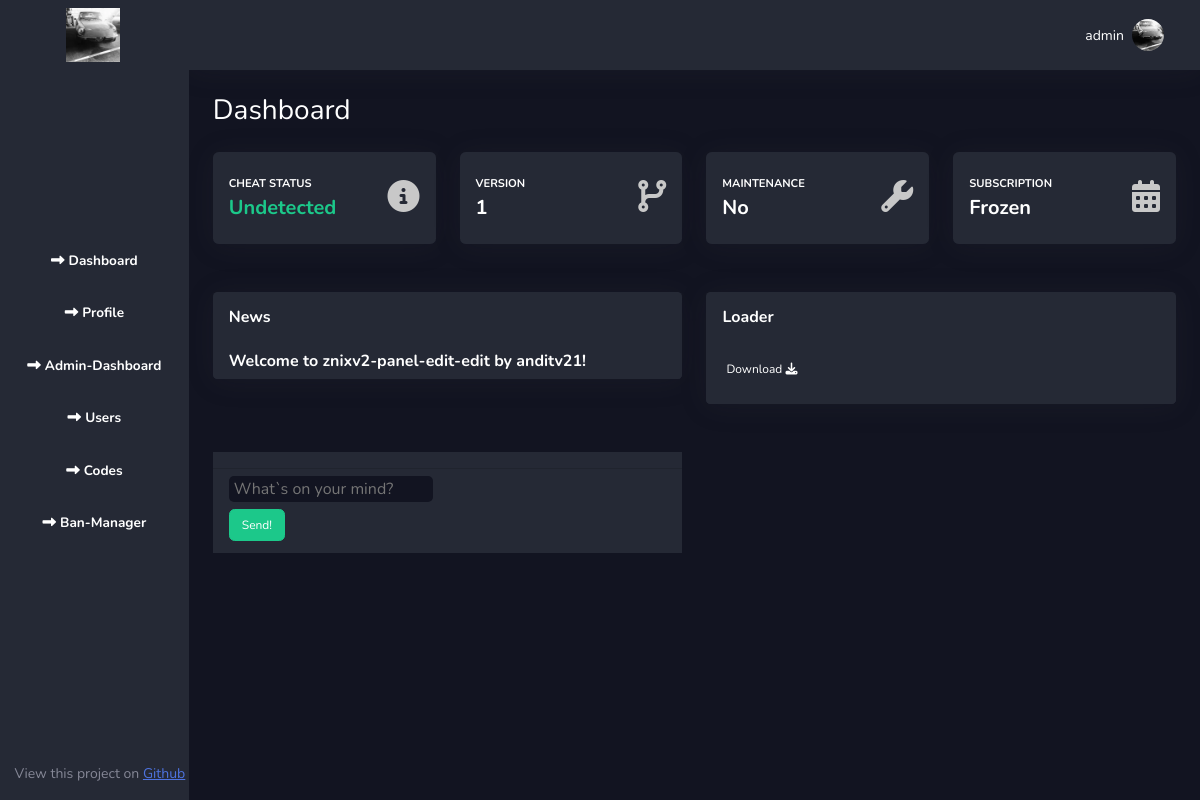
/index.php (signed in), run on an earlier commit of the app's database.
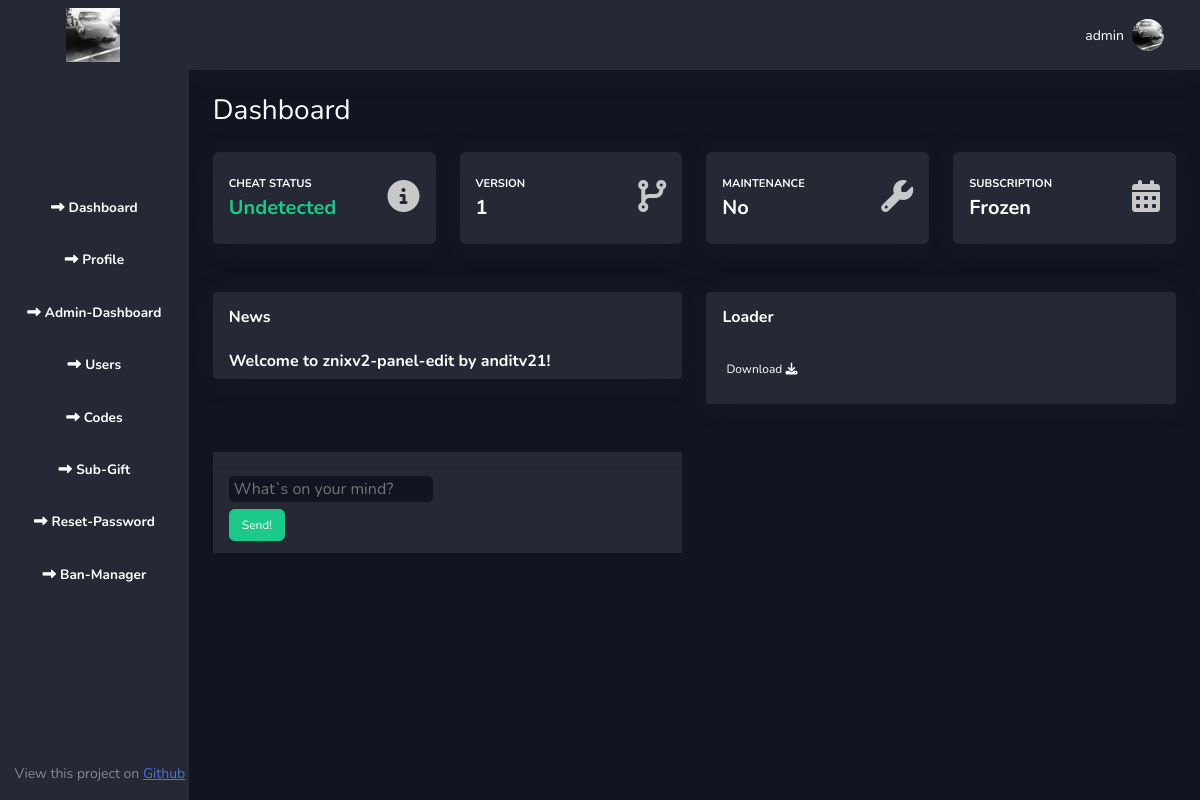
And on a later commit of the database.
### tables this page shows
CREATE TABLE `cheat` (
  `status` int(1) NOT NULL DEFAULT '0',
  `version` float NOT NULL DEFAULT '0',
  `news` varchar(255) NOT NULL DEFAULT '0',
  `maintenance` int(1) NOT NULL DEFAULT '0',
  `frozen` int(1) NOT NULL DEFAULT '0',
  `freezingtime` int(13) NOT NULL,
  `invites` int(1) NOT NULL DEFAULT '1'
);

### app/core/Database.php (called while the page is built, shortened)
<?php
class Database {
	private $dbHost = "";
	private $dbUser = "";
	private $dbPass = "";
	private $dbName = "";
	protected function connect() {
		try {
			$dsn = 'mysql:host=' . $this->dbHost . ';dbname=' . $this->dbName;
			$pdo = new PDO($dsn, $this->dbUser, $this->dbPass);
			$pdo->setAttribute(PDO::ATTR_DEFAULT_FETCH_MODE, PDO::FETCH_OBJ);
			return $pdo;
		} catch(PDOException $e) {
			print "Error!: " . $e->getMessage() . "<br/>";
			die();
		}
	}
	protected function prepare($sql) {
		$this->statement = $this->connect()->prepare($sql);
	}
}

### app/models/CheatModel.php (called while the page is built)
<?php
require_once SITE_ROOT . '/app/core/Database.php';
class Cheat extends Database
{
    protected function cheatData()
    {
        $this->prepare('SELECT * FROM `cheat`');
        $this->statement->execute();
        $result = $this->statement->fetch();
        $result->status =
            (int) $result->status === 0 ? 'Undetected' : 'Detected';
        $result->maintenance = (int) $result->maintenance === 0 ? '-' : 'UNDER';
        return $result;
    }
}

### app/controllers/CheatController.php (called while the page is built)
<?php
require_once SITE_ROOT . '/app/models/CheatModel.php';
class CheatController extends Cheat
{
    public function getCheatData()
    {
        return $this->cheatData();
    }
}

### app/models/UsersModel.php (called while the page is built, shortened)
<?php
require_once SITE_ROOT . '/app/core/Database.php';
class Users extends Database
{
    protected function getnews()
    {
        $this->prepare('SELECT * FROM `cheat`');
        $this->statement->execute();
        $result = $this->statement->fetch();
        return $result->news;
    }
    protected function subActiveCheck($username)
    {
        $date = new DateTime();
        $currentDate = $date->format('Y-m-d');
        $this->statement->execute([$username]);
        $subTime = $this->statement->fetch();
        $date1 = date_create($currentDate);
        $date2 = date_create($subTime->sub);
        $diff = date_diff($date1, $date2);
        return intval($diff->format('%R%a'));
    }
}

### app/controllers/UserController.php (called while the page is built, shortened)
<?php
require_once SITE_ROOT . "/app/models/UsersModel.php";
class UserController extends Users
{
    public function getusernews()
    {
        return $this->getnews();
    }
}

### app/controllers/UtilController.php (the view, shortened to what this page needs)
<?php
class Util
{
    public static function head($title)
    {
        include SITE_ROOT . '/includes/head.inc.php';
    }
    public static function navbar()
    {
        include SITE_ROOT . '/includes/navbar.inc.php';
    }
    public static function footer()
    {
        include SITE_ROOT . '/includes/footer.inc.php';
    }
    public static function display($string)
    {
        echo $string;
    }
}

What changed in the data, as far as the page shows it:
removed cheat: version "1 Welcome to znixv2-panel-edit-edit by anditv21!"
added cheat: version "1 Welcome to znixv2-panel-edit by anditv21!"
Also different on the page:
text now shown: "Sub-Gift Reset-Password"
